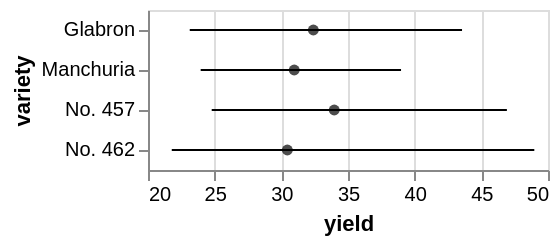

The specification (Vega-Lite) saved for this image:
### Vega specification from a JSON file in a GitHub repository (floating-point values rounded to 4 significant figures)
{"$schema": "https://vega.github.io/schema/vega/v5.json", "background": "white", "padding": 5, "width": 200, "style": "cell", "data": [{"name": "source_0", "values": [{"lower_yield": 23.13, "upper_yield": 43.55, "center": 32.4, "variety": "Glabron"}, {"lower_yield": 23.95, "upper_yield": 38.98, "center": 30.97, "variety": "Manchuria"}, {"lower_yield": 24.78, "upper_yield": 46.92, "center": 33.97, "variety": "No. 457"}, {"lower_yield": 21.78, "upper_yield": 48.97, "center": 30.45, "variety": "No. 462"}]}, {"name": "data_1", "source": "source_0", "transform": [{"type": "formula", "expr": "datum[\"lower_yield\"]", "as": "upper_upper_yield"}, {"type": "formula", "expr": "datum[\"upper_yield\"]", "as": "lower_upper_yield"}, {"type": "filter", "expr": "isValid(datum[\"lower_upper_yield\"]) && isFinite(+datum[\"lower_upper_yield\"])"}]}, {"name": "data_2", "source": "source_0", "transform": [{"type": "filter", "expr": "isValid(datum[\"center\"]) && isFinite(+datum[\"center\"])"}]}], "signals": [{"name": "y_step", "value": 20}, {"name": "height", "update": "bandspace(domain('y').length, 0, 0) * y_step"}], "marks": [{"name": "layer_0_marks", "type": "rule", "style": ["rule", "errorbar-rule"], "from": {"data": "data_1"}, "encode": {"update": {"ariaRoleDescription": {"value": "errorbar"}, "stroke": {"value": "black"}, "tooltip": {"signal": "{\"lower_yield\": format(datum[\"upper_upper_yield\"], \"\"), \"upper_yield\": format(datum[\"lower_upper_yield\"], \"\"), \"variety\": isValid(datum[\"variety\"]) ? datum[\"variety\"] : \"\"+datum[\"variety\"]}"}, "description": {"signal": "\"yield: \" + (format(datum[\"lower_upper_yield\"], \"\")) + \"; variety: \" + (isValid(datum[\"variety\"]) ? datum[\"variety\"] : \"\"+datum[\"variety\"]) + \"; upper_upper_yield: \" + (format(datum[\"upper_upper_yield\"], \"\")) + \"; lower_yield: \" + (format(datum[\"upper_upper_yield\"], \"\")) + \"; upper_yield: \" + (format(datum[\"lower_upper_yield\"], \"\"))"}, "x": [{"test": "!isValid(datum[\"lower_upper_yield\"]) || !isFinite(+datum[\"lower_upper_yield\"])", "value": 0}, {"scale": "x", "field": "lower_upper_yield"}], "x2": [{"test": "!isValid(datum[\"upper_upper_yield\"]) || !isFinite(+datum[\"upper_upper_yield\"])", "value": 0}, {"scale": "x", "field": "upper_upper_yield"}], "y": {"scale": "y", "field": "variety", "band": 0.5}}}}, {"name": "layer_1_marks", "type": "symbol", "style": ["point"], "from": {"data": "data_2"}, "encode": {"update": {"opacity": {"value": 0.7}, "fill": {"value": "black"}, "ariaRoleDescription": {"value": "point"}, "description": {"signal": "\"center: \" + (format(datum[\"center\"], \"\")) + \"; variety: \" + (isValid(datum[\"variety\"]) ? datum[\"variety\"] : \"\"+datum[\"variety\"])"}, "x": [{"test": "!isValid(datum[\"center\"]) || !isFinite(+datum[\"center\"])", "value": 0}, {"scale": "x", "field": "center"}], "y": {"scale": "y", "field": "variety", "band": 0.5}}}}], "scales": [{"name": "x", "type": "linear", "domain": {"fields": [{"data": "data_1", "field": "lower_upper_yield"}, {"data": "data_1", "field": "upper_upper_yield"}, {"data": "data_2", "field": "center"}]}, "range": [0, {"signal": "width"}], "zero": false, "nice": true}, {"name": "y", "type": "band", "domain": {"fields": [{"data": "data_1", "field": "variety"}, {"data": "data_2", "field": "variety"}], "sort": true}, "range": {"step": {"signal": "y_step"}}, "paddingInner": 0, "paddingOuter": 0}], "axes": [{"scale": "x", "orient": "bottom", "gridScale": "y", "grid": true, "tickCount": {"signal": "ceil(width/40)"}, "domain": false, "labels": false, "aria": false, "maxExtent": 0, "minExtent": 0, "ticks": false, "zindex": 0}, {"scale": "x", "orient": "bottom", "grid": false, "title": "yield", "labelFlush": true, "labelOverlap": true, "tickCount": {"signal": "ceil(width/40)"}, "zindex": 0}, {"scale": "y", "orient": "left", "grid": false, "title": "variety", "zindex": 0}]}
